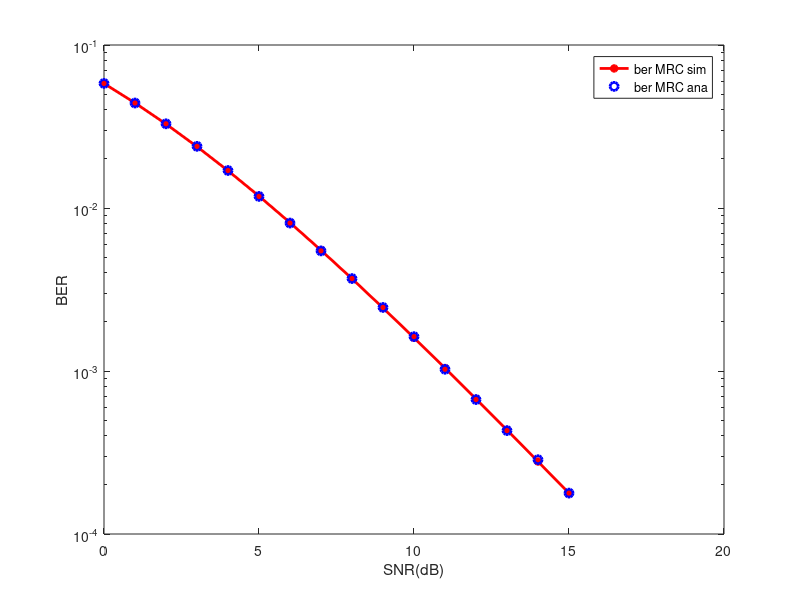

MATLAB code for this plot:
% Bit Error Rate with Maximal Ratio Combining (MRC)
clc;
close all;

N = 5;
m = 10^6;
ip = rand(1, m) > 0.5;
BPSK = 2*ip-1;
snr_dB = 0:1:15;
snr = 10.^(snr_dB/10);
L = 2;
p_R_MRC = 1/2 - 1/2*(1+1./snr).^(-1/2);
ber_MRC_ana = p_R_MRC.^2.*(1+2*(1-p_R_MRC));

n_err = zeros(1, length(snr_dB));
for p = 1:N
    for q = 1:length(snr_dB)
        No = 1/sqrt(2) *(randn(L,m) + 1j*randn(L,m));
        h = 1/sqrt(2)*(randn(L,m)+ 1j*randn(L,m));
        symbol = kron(ones(L,1), BPSK);
        rec_vector = h.*symbol + 10^(-snr_dB(q)/20)*No;
        dec_metric = sum(conj(h).*rec_vector, 1)./sum(h.*conj(h), 1);
        ip_hat = real(dec_metric) > 0;
        n_err(q) = n_err(q) + size(find(ip-ip_hat), 2);
    end
end

ber_MRC_sim = n_err/(N*m);
semilogy(snr_dB, ber_MRC_ana, '-r*', 'LineWidth', 2);
hold on;
semilogy(snr_dB, ber_MRC_sim, 'ob', 'LineWidth', 2);
hold on;
legend('ber MRC sim', 'ber MRC ana');
xlabel('SNR(dB)');
ylabel('BER');
